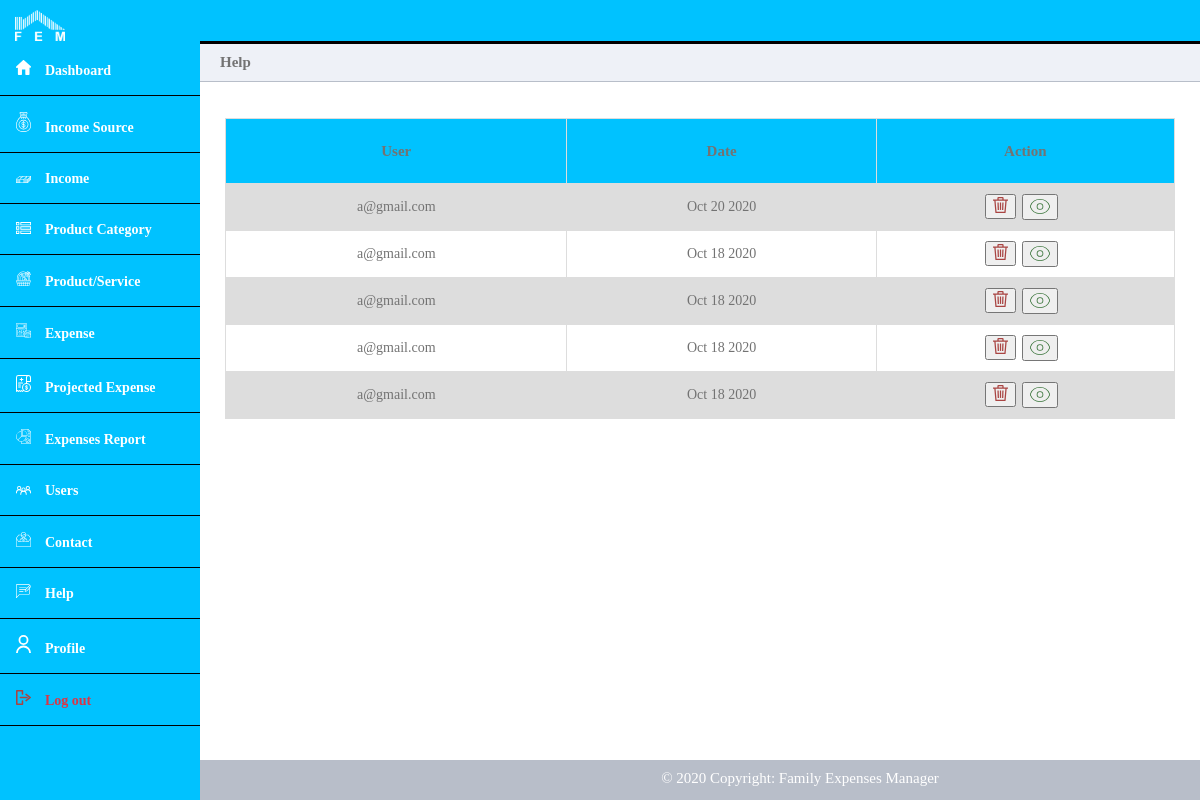
/admin/help.php (signed in), run on the app's committed database.
### tables this page shows
CREATE TABLE `Help` (
  `help_id` int(11) NOT NULL,
  `user_id` int(11) NOT NULL,
  `message` text NOT NULL,
  `created_at` timestamp NOT NULL DEFAULT current_timestamp()
);

CREATE TABLE `User` (
  `user_id` int(11) NOT NULL,
  `first_name` varchar(50) NOT NULL,
  `last_name` varchar(50) NOT NULL,
  `user_email` varchar(100) NOT NULL,
  `is_admin` tinyint(1) NOT NULL DEFAULT 0,
  `user_password` varchar(200) NOT NULL,
  `created_at` date NOT NULL DEFAULT current_timestamp()
);

### admin/help.php (the view, shortened to what this page needs)
<?php
	require_once('config/query.php');
?>
<!DOCTYPE html>
<html>
	<head>
		<link rel="stylesheet" href="../css/dashboard.css">
	</head>
	<body>
		<?php include('header.php'); ?>
		<div class="main-content">
			<div class="title-left" style="font-size: 15px; color: #737373;">
            Help
			</div>
			<div>
				<?php include('../errors.php'); ?><br>
			</div>
			<div>
				<?php include('../success.php'); ?><br>
			</div>
			<div style="overflow-x:auto;">
				<table style="color: #737373; font-size: 14px;">
					<?php
						$query   = "SELECT * FROM Help ORDER BY created_at DESC";
						$results = mysqli_query($con, $query);
						if (mysqli_num_rows($results) > 0) {
							?>
								<tr style="height: 65px; font-size: 15px;">
									<th style="color: #737373;">User</th>
									<th style="color: #737373;">Date</th>
									<th style="color: #737373;">Action</th>
								</tr>
							<?php
							while($row = $results->fetch_assoc()) {
								$user_id = $row['user_id'];
								$query   = "SELECT * FROM User WHERE user_id = '$user_id'";
								$result2 = mysqli_query($con, $query);
								if (mysqli_num_rows($result2) == 1) {
									$user_data = $result2->fetch_assoc();
								}
								?>
									<tr>
										<td><?php echo $user_data['user_email'] ?></td>
										<td><?php echo date('M d Y',strtotime($row['created_at'])) ?></td>
										<td>
											<form action="" method="POST" style="margin-left:-40px;">
												<button name="delete-admin-help">
													<img src="../images/icons/delete.svg" style="width: 15px;">
												</button>&nbsp;&nbsp;&nbsp;
											</form>
											<div style="margin-left:30px; margin-top:-25px">
											<button>
												<a href="help-response.php?id1=<?php echo $row['user_id'] ?>&id2=<?php echo $user_data['user_email'] ?>&id3=<?php echo $row['message'];?>">
													<img src="../images/icons/eye.svg" style="width: 20px; padding-top:2px;">
												</a>
											</button>
										</div>
										</td>
									</tr>
								<?php
							}
						} else {
							?>
								<div style="font-size: 15px; color: #737373; margin-top: 50px; text-align: center;">No data</div>
							<?php
						}
					?>
				</table>
				<div class="table-bottom-space"></div>
			</div>
		<br><br><br><br><br>
		<?php include_once("../footer.php"); ?>
	</body>
</html>

### css/dashboard.css (style rules this page uses)
* { box-sizing: border-box; }
body { margin: 0; padding: 0; }
table { border-collapse: collapse; width: 95%; margin: auto; color: #737373; font-size: 14px; margin-top: 15px; }
td, th { border: 1px solid #dddddd; text-align: left; padding: 10px; text-align: center; }
table tr th { background-color: #00C2FF; color: #233245; }
tr:nth-child(even) { background-color: #dddddd; }
.table-bottom-space { padding-top: 40px; }
.main-content { padding: 40px; margin-top: 0; padding: 0; padding-top: 44px; height: 100%; overflow: scroll; }
.main-content .title-left { background-color: #eef1f7; border-bottom: 1px solid #b8bec9; padding: 10px 20px; font-weight: 700; color: #333; font-size: 16px; }
@media only screen and (min-width: 300px) { table { border-collapse: collapse; width: 95%; margin: auto; } }
@media only screen and (min-width: 600px) { table { border-collapse: collapse; width: 95%; margin: auto; } }
@media only screen and (min-width: 600px) { .main-content { margin-left: 70px; } }
@media only screen and (min-width: 800px) { table { border-collapse: collapse; width: 95%; margin: auto; } }
@media only screen and (min-width: 800px) { .main-content { margin-left: 200px; } }
@media screen and (min-width: 1024px) { table { border-collapse: collapse; width: 95%; margin: auto; } }

### data on the page
help: user.user_email "a@gmail.com", created_at "Oct 20 2020"
help: user.user_email "a@gmail.com", created_at "Oct 18 2020"
help: user.user_email "a@gmail.com", created_at "Oct 18 2020"
help: user.user_email "a@gmail.com", created_at "Oct 18 2020"
help: user.user_email "a@gmail.com", created_at "Oct 18 2020"
